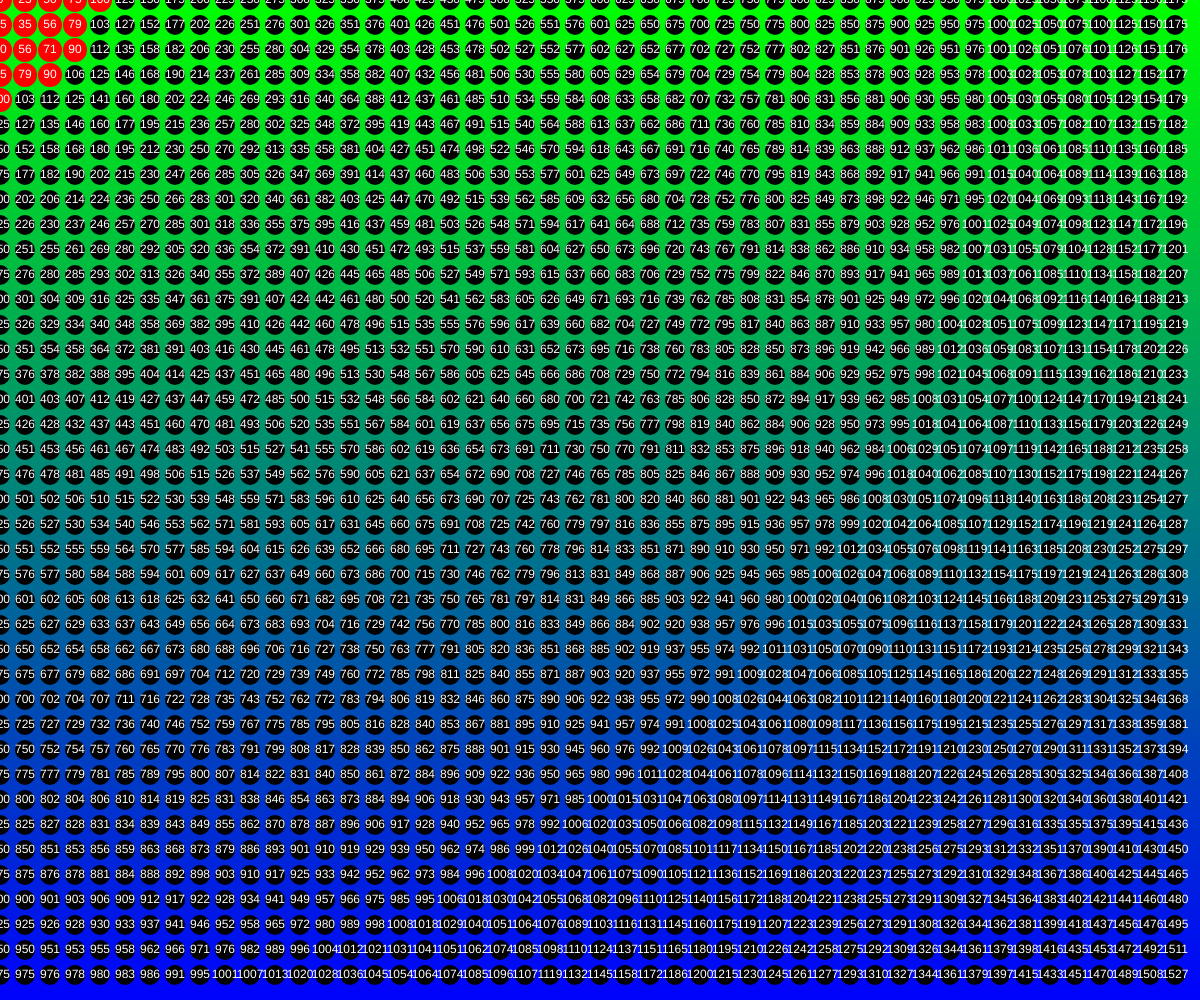
Frame 1 (no input)
Frame 60 (no input): identical to frame 1, image omitted
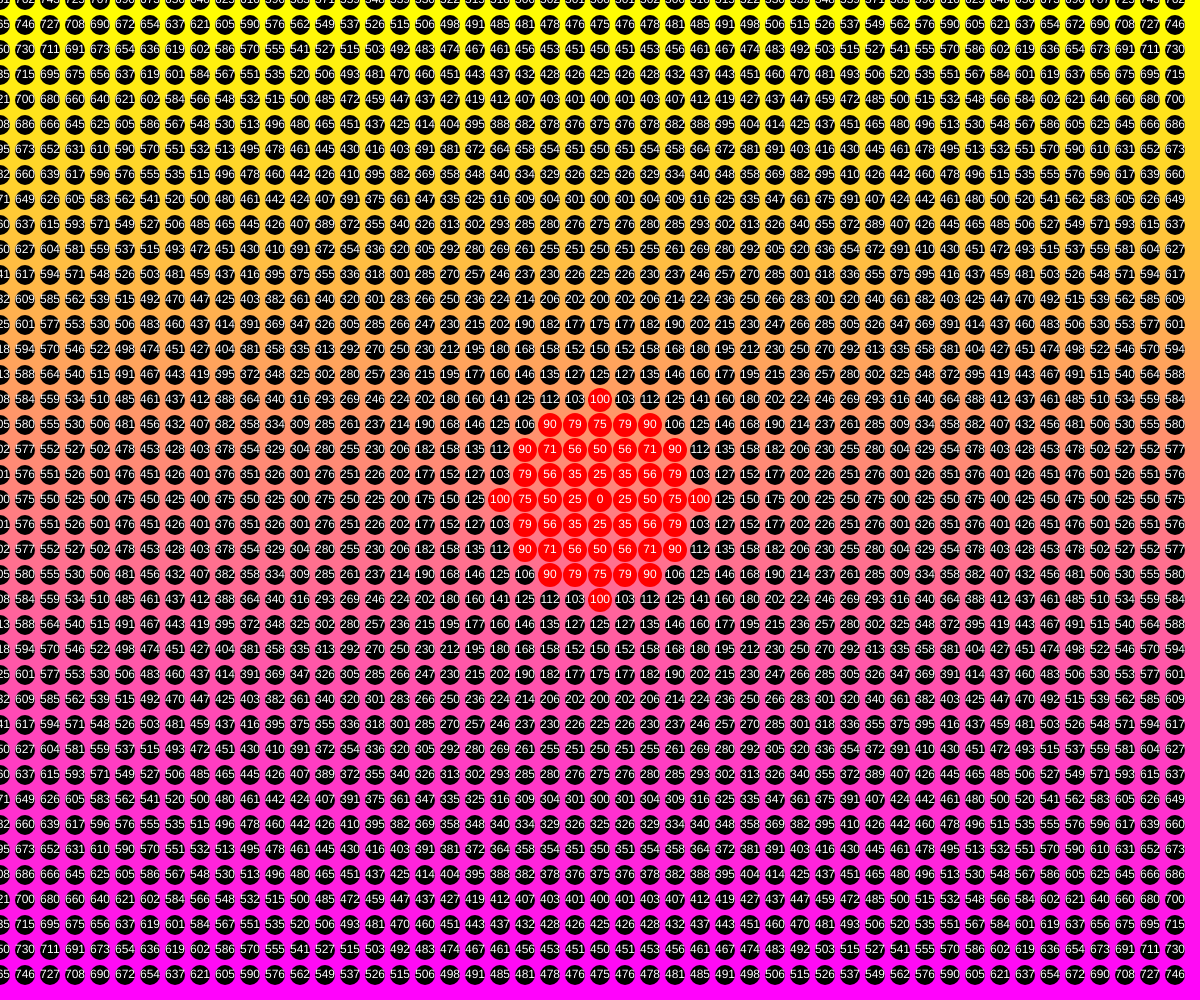
Frame 120 (the mouse pressed at the canvas centre since frame 60)

The p5.js sketch that drew these frames (run headless with seeded random() and noise() and a simulated clock; from frame 60 on, the mouse is pressed at the canvas centre):

// p5.js sketch
// ── sketch.js
// Gradient Background + Nested Loops
// Nancy 
// Feb 29th, 2024
// Creating a gradient + drawing with nested loops

let rectHeight = 10;
let circleSize = 20;
let spacing = 25;

function setup() {
  createCanvas(windowWidth, windowHeight);
  noStroke();
  noStroke();
  //noLoop();  //stop at the end of draw();
  gradientBackground();
  nestedLoops();
}   //ALT-SHIFT-F (format)

function mousePressed() {
  //draw();
  gradientBackground();
  nestedLoops();
}

function draw() {   //OVER AND OVER, 60 fps

}

function circleDistance(x1, y1, x2, y2) {
  //given two points (x1,y1) , (x2,y2), return the 
  //straightline distance between.   //manhatten???
  let a = abs(x1 - x2);
  let b = abs(y1 - y2);
  let c = sqrt(pow(a, 2) + pow(b, 2));
  return c;
  //dist();
}

function nestedLoops() {
  // using a loop within a loop, generate a grid arrangement
  // for some circles
  for (let x = 0; x < width; x += spacing) { //COLUMN 0 20 40 60 80
    for (let y = 0; y < height; y += spacing) { //ROWS 0 20 40 60 80
      let d = round(circleDistance(x, y, mouseX, mouseY));
      //close circles: differnt color
      let currentSize = circleSize;
      if (d > 100) {
        fill(0);
      }
      else {
        fill(255, 0, 0);
        currentSize = circleSize * 1.2;
      }
      circle(x, y, currentSize);
      fill(255);
      textAlign(CENTER, CENTER);

      text(d, x, y);
    }
  }
}

function gradientBackground() {
  // use a single loop to draw several rectangles
  // then color them into a gradient
  let y = 0;
  while (y < height) {
    let c = color(mouseX, map(y, 0, height, 255, 0), map(y, 0, height, 0, 255));
    fill(c);
    rect(0, y, width, rectHeight);
    y += rectHeight;
  }

}
